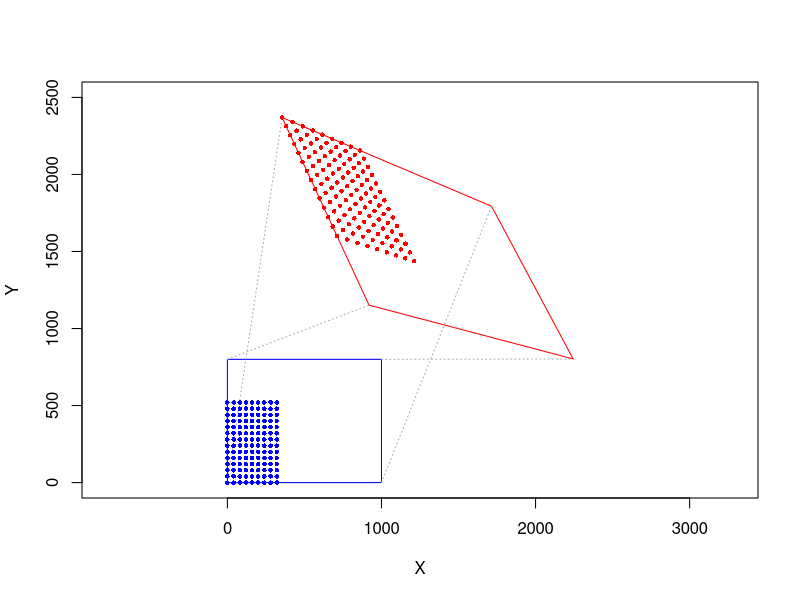

Reproduce this figure in R.
# Linear keystone distortion correction
# www.overfitting.net
# https://www.overfitting.net/


# Keystone correction equations:
# https://discorpy.readthedocs.io/en/latest/tutorials/methods.html
# "2.2.7. Calculating coefficients of a correction model for perspective distortion"

# Distorted points (source)
xd=c(0, 1000, 1000, 0)
yd=c(0, 0, 800, 800)

# Undistorted points (destination)
xu=xd
yu=yd

# Centre
xu=xu-mean(xu)
yu=yu-mean(yu)

# Scale
f=1.4
xu=xu*f
yu=yu*f

# Morph
m=1.1
xu=xu*(m+runif(4))/(m+0.5)
yu=yu*(m+runif(4))/(m+0.5)

# Rotate
theta=-pi/9
xutmp=xu*cos(theta)-yu*sin(theta)
yu=xu*sin(theta)+yu*cos(theta)
xu=xutmp

# Mirror
yu=c(yu[4], yu[3], yu[2], yu[1])  # Y axis mirror

# Translate (last step)
tx=1300
ty=1500
xu=xu+tx
yu=yu+ty


# Solve 8 equations linear system: A * k = b -> k = inv(A) * b
A=matrix(nrow=8, ncol=8)
A[1,]=c(xd[1], yd[1], 1, 0,     0,     0, -xd[1]*xu[1], -yd[1]*xu[1])
A[2,]=c(0,     0,     0, xd[1], yd[1], 1, -xd[1]*yu[1], -yd[1]*yu[1])
A[3,]=c(xd[2], yd[2], 1, 0,     0,     0, -xd[2]*xu[2], -yd[2]*xu[2])
A[4,]=c(0,     0,     0, xd[2], yd[2], 1, -xd[2]*yu[2], -yd[2]*yu[2])
A[5,]=c(xd[3], yd[3], 1, 0,     0,     0, -xd[3]*xu[3], -yd[3]*xu[3])
A[6,]=c(0,     0,     0, xd[3], yd[3], 1, -xd[3]*yu[3], -yd[3]*yu[3])
A[7,]=c(xd[4], yd[4], 1, 0,     0,     0, -xd[4]*xu[4], -yd[4]*xu[4])
A[8,]=c(0,     0,     0, xd[4], yd[4], 1, -xd[4]*yu[4], -yd[4]*yu[4])

b=as.matrix(c(xu[1], yu[1], xu[2], yu[2], xu[3], yu[3], xu[4], yu[4]))

k=solve(A, b)  # equivalent to solve(A) %*% b

# Undo distortion function
undo.keystone = function(xd, yd, k) {
    xu = (k[1]*xd+k[2]*yd+k[3]) / (k[7]*xd+k[8]*yd+1)
    yu = (k[4]*xd+k[5]*yd+k[6]) / (k[7]*xd+k[8]*yd+1)
    return(c(xu, yu))  # return pair (xu, yu)
}

# Check
for (i in 1:4) {
    print(undo.keystone(xd[i], yd[i], k))
}


# Plot
plot(c(xd, xd[1]), c(yd, yd[1]), type='l', col='blue', asp=1,
     xlab='X', ylab='Y',
     xlim=c(0,2500), ylim=c(0,2500))
lines(c(xu, xu[1]), c(yu, yu[1]), type='l', col='red')
for (i in 1:4) {
    lines(c(xd[i], xu[i]), c(yd[i], yu[i]), type='l', lty=3, col='darkgray')
}


# Grid of points
xdp=c()
ydp=c()
R=40
for (i in 0:8) {
    for (j in 0:13) {
        xdp=c(xdp, R*i)
        ydp=c(ydp, R*j)
    }
}

lines(xdp, ydp, type='p', col='blue', pch=16, cex=0.6)
for (i in 1:length(xdp)) {
    xuyu=undo.keystone(xdp[i], ydp[i], k)
    lines(xuyu[1], xuyu[2], type='p', col='red', pch=16, cex=0.6)
}
